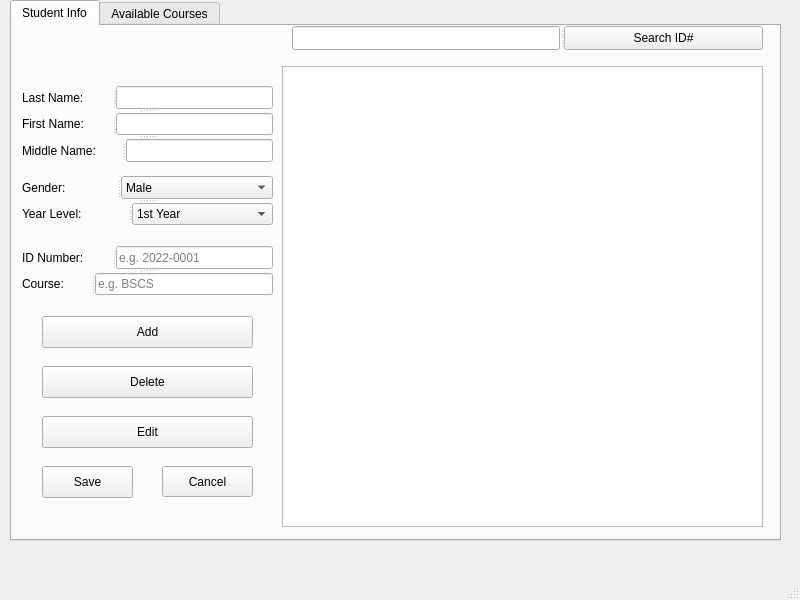
<?xml version="1.0" encoding="UTF-8"?>
<ui version="4.0">
 <class>MainWindow</class>
 <widget class="QMainWindow" name="MainWindow">
  <property name="geometry">
   <rect>
    <x>0</x>
    <y>0</y>
    <width>800</width>
    <height>600</height>
   </rect>
  </property>
  <property name="windowTitle">
   <string>MainWindow</string>
  </property>
  <widget class="QWidget" name="centralwidget">
   <widget class="QTabWidget" name="tabWidget">
    <property name="geometry">
     <rect>
      <x>10</x>
      <y>0</y>
      <width>771</width>
      <height>541</height>
     </rect>
    </property>
    <property name="currentIndex">
     <number>0</number>
    </property>
    <widget class="QWidget" name="tab_2">
     <attribute name="title">
      <string>Student Info</string>
     </attribute>
     <widget class="QPushButton" name="addButton1">
      <property name="geometry">
       <rect>
        <x>30</x>
        <y>290</y>
        <width>211</width>
        <height>32</height>
       </rect>
      </property>
      <property name="text">
       <string>Add</string>
      </property>
     </widget>
     <widget class="QPushButton" name="deleteButton1">
      <property name="geometry">
       <rect>
        <x>30</x>
        <y>340</y>
        <width>211</width>
        <height>32</height>
       </rect>
      </property>
      <property name="text">
       <string>Delete</string>
      </property>
     </widget>
     <widget class="QPushButton" name="editButton1">
      <property name="geometry">
       <rect>
        <x>30</x>
        <y>390</y>
        <width>211</width>
        <height>32</height>
       </rect>
      </property>
      <property name="text">
       <string>Edit</string>
      </property>
     </widget>
     <widget class="QSplitter" name="splitter">
      <property name="geometry">
       <rect>
        <x>280</x>
        <y>0</y>
        <width>471</width>
        <height>24</height>
       </rect>
      </property>
      <property name="orientation">
       <enum>Qt::Horizontal</enum>
      </property>
      <widget class="QLineEdit" name="lineSearch"/>
      <widget class="QPushButton" name="searchButton1">
       <property name="text">
        <string>Search ID#</string>
       </property>
      </widget>
     </widget>
     <widget class="QSplitter" name="splitter_9">
      <property name="geometry">
       <rect>
        <x>10</x>
        <y>60</y>
        <width>251</width>
        <height>76</height>
       </rect>
      </property>
      <property name="orientation">
       <enum>Qt::Vertical</enum>
      </property>
      <widget class="QSplitter" name="splitter_2">
       <property name="orientation">
        <enum>Qt::Horizontal</enum>
       </property>
       <widget class="QLabel" name="label">
        <property name="text">
         <string>Last Name:</string>
        </property>
       </widget>
       <widget class="QLineEdit" name="lastName"/>
      </widget>
      <widget class="QSplitter" name="splitter_3">
       <property name="orientation">
        <enum>Qt::Horizontal</enum>
       </property>
       <widget class="QLabel" name="label_2">
        <property name="text">
         <string>First Name:</string>
        </property>
       </widget>
       <widget class="QLineEdit" name="firstName"/>
      </widget>
      <widget class="QSplitter" name="splitter_4">
       <property name="orientation">
        <enum>Qt::Horizontal</enum>
       </property>
       <widget class="QLabel" name="label_3">
        <property name="text">
         <string>Middle Name:</string>
        </property>
       </widget>
       <widget class="QLineEdit" name="middleName"/>
      </widget>
     </widget>
     <widget class="QSplitter" name="splitter_10">
      <property name="geometry">
       <rect>
        <x>10</x>
        <y>220</y>
        <width>251</width>
        <height>49</height>
       </rect>
      </property>
      <property name="orientation">
       <enum>Qt::Vertical</enum>
      </property>
      <widget class="QSplitter" name="splitter_7">
       <property name="orientation">
        <enum>Qt::Horizontal</enum>
       </property>
       <widget class="QLabel" name="label_6">
        <property name="text">
         <string>ID Number:</string>
        </property>
       </widget>
       <widget class="QLineEdit" name="ID">
        <property name="placeholderText">
         <string>e.g. 2022-0001</string>
        </property>
       </widget>
      </widget>
      <widget class="QSplitter" name="splitter_8">
       <property name="orientation">
        <enum>Qt::Horizontal</enum>
       </property>
       <widget class="QLabel" name="label_7">
        <property name="text">
         <string>Course:</string>
        </property>
       </widget>
       <widget class="QLineEdit" name="course">
        <property name="placeholderText">
         <string>e.g. BSCS</string>
        </property>
       </widget>
      </widget>
     </widget>
     <widget class="QSplitter" name="splitter_11">
      <property name="geometry">
       <rect>
        <x>10</x>
        <y>150</y>
        <width>251</width>
        <height>49</height>
       </rect>
      </property>
      <property name="orientation">
       <enum>Qt::Vertical</enum>
      </property>
      <widget class="QSplitter" name="splitter_5">
       <property name="orientation">
        <enum>Qt::Horizontal</enum>
       </property>
       <widget class="QLabel" name="label_4">
        <property name="text">
         <string>Gender:</string>
        </property>
       </widget>
       <widget class="QComboBox" name="gender">
        <item>
         <property name="text">
          <string>Male</string>
         </property>
        </item>
        <item>
         <property name="text">
          <string>Female</string>
         </property>
        </item>
       </widget>
      </widget>
      <widget class="QSplitter" name="splitter_6">
       <property name="orientation">
        <enum>Qt::Horizontal</enum>
       </property>
       <widget class="QLabel" name="label_5">
        <property name="text">
         <string>Year Level:</string>
        </property>
       </widget>
       <widget class="QComboBox" name="yrLvl">
        <item>
         <property name="text">
          <string>1st Year</string>
         </property>
        </item>
        <item>
         <property name="text">
          <string>2nd Year</string>
         </property>
        </item>
        <item>
         <property name="text">
          <string>3rd Year</string>
         </property>
        </item>
        <item>
         <property name="text">
          <string>4th Year</string>
         </property>
        </item>
       </widget>
      </widget>
     </widget>
     <widget class="QTableWidget" name="studentT">
      <property name="geometry">
       <rect>
        <x>270</x>
        <y>40</y>
        <width>481</width>
        <height>461</height>
       </rect>
      </property>
     </widget>
     <widget class="QPushButton" name="saveButton">
      <property name="geometry">
       <rect>
        <x>30</x>
        <y>440</y>
        <width>91</width>
        <height>32</height>
       </rect>
      </property>
      <property name="text">
       <string>Save</string>
      </property>
     </widget>
     <widget class="QPushButton" name="cancelButton1">
      <property name="geometry">
       <rect>
        <x>150</x>
        <y>440</y>
        <width>91</width>
        <height>31</height>
       </rect>
      </property>
      <property name="text">
       <string>Cancel</string>
      </property>
     </widget>
    </widget>
    <widget class="QWidget" name="tab_3">
     <attribute name="title">
      <string>Available Courses</string>
     </attribute>
     <widget class="QSplitter" name="splitter_18">
      <property name="geometry">
       <rect>
        <x>20</x>
        <y>390</y>
        <width>731</width>
        <height>24</height>
       </rect>
      </property>
      <property name="orientation">
       <enum>Qt::Horizontal</enum>
      </property>
      <widget class="QLineEdit" name="lineSearch2"/>
      <widget class="QPushButton" name="searchButton2">
       <property name="text">
        <string>Search</string>
       </property>
      </widget>
     </widget>
     <widget class="QSplitter" name="splitter_17">
      <property name="geometry">
       <rect>
        <x>20</x>
        <y>430</y>
        <width>721</width>
        <height>42</height>
       </rect>
      </property>
      <property name="orientation">
       <enum>Qt::Horizontal</enum>
      </property>
      <widget class="QSplitter" name="splitter_14">
       <property name="orientation">
        <enum>Qt::Vertical</enum>
       </property>
       <widget class="QSplitter" name="splitter_12">
        <property name="orientation">
         <enum>Qt::Horizontal</enum>
        </property>
        <widget class="QLabel" name="label_8">
         <property name="text">
          <string>Course Code:</string>
         </property>
        </widget>
        <widget class="QLineEdit" name="cC"/>
       </widget>
       <widget class="QSplitter" name="splitter_13">
        <property name="orientation">
         <enum>Qt::Horizontal</enum>
        </property>
        <widget class="QLabel" name="label_9">
         <property name="text">
          <string>Course Name:</string>
         </property>
        </widget>
        <widget class="QLineEdit" name="cN"/>
       </widget>
      </widget>
      <widget class="QPushButton" name="addButton2">
       <property name="text">
        <string>Add</string>
       </property>
      </widget>
     </widget>
     <widget class="QPushButton" name="saveButton2">
      <property name="geometry">
       <rect>
        <x>270</x>
        <y>480</y>
        <width>100</width>
        <height>32</height>
       </rect>
      </property>
      <property name="text">
       <string>Save</string>
      </property>
     </widget>
     <widget class="QTableWidget" name="courseT">
      <property name="geometry">
       <rect>
        <x>10</x>
        <y>10</y>
        <width>741</width>
        <height>371</height>
       </rect>
      </property>
     </widget>
     <widget class="QPushButton" name="deleteButton2">
      <property name="geometry">
       <rect>
        <x>530</x>
        <y>480</y>
        <width>221</width>
        <height>32</height>
       </rect>
      </property>
      <property name="text">
       <string>Delete</string>
      </property>
     </widget>
     <widget class="QPushButton" name="editButton2">
      <property name="geometry">
       <rect>
        <x>10</x>
        <y>480</y>
        <width>231</width>
        <height>32</height>
       </rect>
      </property>
      <property name="text">
       <string>Edit</string>
      </property>
     </widget>
     <widget class="QPushButton" name="cancelButton2">
      <property name="geometry">
       <rect>
        <x>410</x>
        <y>480</y>
        <width>91</width>
        <height>31</height>
       </rect>
      </property>
      <property name="text">
       <string>Cancel</string>
      </property>
     </widget>
    </widget>
   </widget>
  </widget>
  <widget class="QMenuBar" name="menubar">
   <property name="geometry">
    <rect>
     <x>0</x>
     <y>0</y>
     <width>800</width>
     <height>24</height>
    </rect>
   </property>
  </widget>
  <widget class="QStatusBar" name="statusbar"/>
 </widget>
 <resources/>
 <connections/>
</ui>
